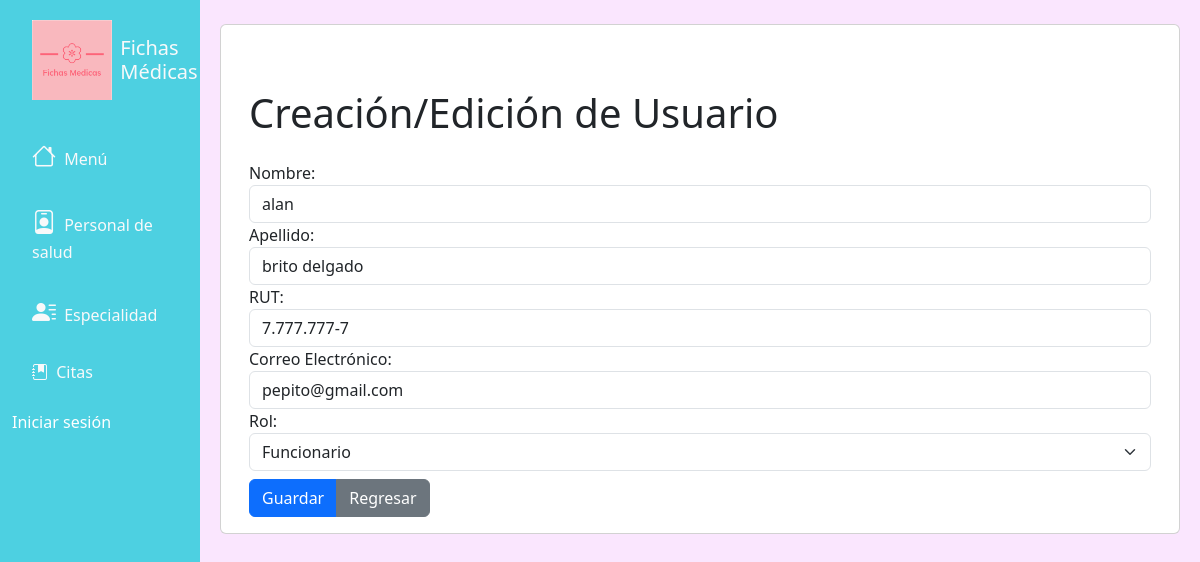
The page /modificar_usuario/4 on the database its author committed.
### fichasapp/models.py (models this page shows, shortened)
class Usuario(models.Model):
    ROL = (('Administrador', 'Administrador'),
           ('Funcionario', 'Funcionario'),
           ('Usuario', 'Usuario'),
           )
    nombre = models.CharField(max_length=50, null=True)
    apellido = models.CharField(max_length=50, null=True)
    rut = models.CharField(max_length=13, null=True)
    correo = models.EmailField(max_length=50, null=True)
    rol = models.CharField(max_length=200, null=True, choices=ROL)

### fichasapp/views.py (the view)
# urls.py: path('modificar_usuario/<str:pk>', views.edit_usuario, name='modificar_usuario'),
def edit_usuario(request, pk):
    usuario = Usuario.objects.get(id=pk)
    form = UsuarioForm(instance=usuario)
    if request.method == 'POST':
        form = UsuarioForm(request.POST, instance=usuario)
        if form.is_valid():
            form.save()
            return redirect('/usuarios')
    context = {'form': form}
    return render(request, 'usuarios/user_form.html', context)

### fichasapp/forms.py
class UsuarioForm(forms.ModelForm):
    class Meta:
        model = Usuario
        fields = ('nombre', 'apellido', 'rut', 'correo', 'rol')
        labels = {
            'nombre': 'Nombre',
            'apellido': 'Apellido',
            'rut': 'RUT',
            'correo': 'Correo Electrónico',
            'rol': 'Rol',
        }
        widgets = {
            'nombre': forms.TextInput(attrs={'class': 'form-control'}),
            'apellido': forms.TextInput(attrs={'class': 'form-control'}),
            'rut': forms.TextInput(attrs={'class': 'form-control'}),
            'correo': forms.EmailInput(attrs={'class': 'form-control'}),
            'rol': forms.Select(attrs={'class': 'form-select'}),
        }

### templates/usuarios/user_form.html (shortened to what this page needs)
{% extends 'base.html' %}
{% load static %}
{% block content %}
<div class="card">
    <div class="card-body">
        <div class="container">
            <form action="" method="POST">
                <h1 class="mt-5">Creación/Edición de Usuario</h1>
                <div class="form-group mt-4">
                    {{ form }}
                </div>
                <div class="btn-group mt-2">
                    <input type="submit" class="btn btn-primary" name="Submit" value="Guardar">
                    <a href="{% url 'usuarios' %}" class="btn btn-secondary">Regresar</a>
                </div>
            </form>
        </div>
    </div>
</div>
{% endblock %}

### static/css/main.css (style rules this page uses)
body { font-family: 'Segoe UI', Tahoma, Geneva, Verdana, sans-serif; background-color: #fae6fe ; }

### rows shown on the page
Usuario: nombre "alan", apellido "brito delgado", rut "7.777.777-7", correo "pepito@gmail.com", rol "Funcionario"
